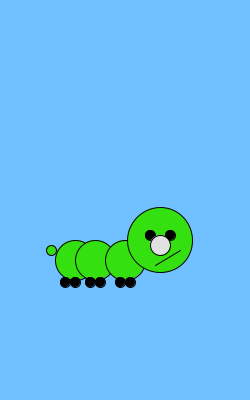
Frame 1 (no input)
Frame 60 (the mouse pressed at the canvas centre just before this capture): identical to frame 1, image omitted
Frame 120 (the mouse held since frame 60 and released just before this capture): identical to frame 1, image omitted

The Processing sketch that drew this single still picture (run headless with seeded random() and noise(); from frame 60 on, the mouse is pressed at the canvas centre):

// Processing sketch: processing_21804
// ── processing_21804.pde

void setup() {
  
  size(250,400);
  smooth();
  
}

void draw() {
  //background color
  background(113,192,255,50);
  
  //body
  stroke(0);
  fill(53,224,16);
  ellipseMode(CENTER);
  ellipse(51,250,10,10);
  ellipse(75,260,40,40);
  ellipse(95,260,40,40);
  ellipse(125,260,40,40);
 
  ellipse(160,240,65,65);
  
  //legs
  
  stroke(0);
  
  //eyes
  fill(0);
  ellipse(150,235,10,10);
  ellipse(170,235,10,10);
  fill(225);
  ellipse(160,245,20,20);
  line(155,265,180,250);
  
  //legs
  fill(0);
  ellipse(65,282,10,10);
  ellipse(75,282,10,10);
  ellipse(90,282,10,10);
  ellipse(100,282,10,10);
  ellipse(120,282,10,10);
  ellipse(130,282,10,10);
  
  
}
